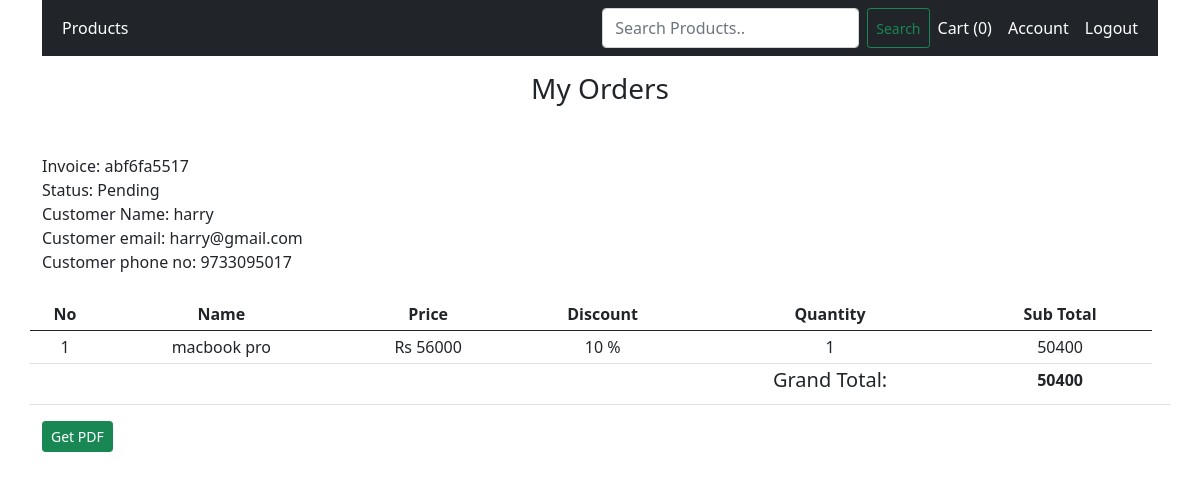
The page /orders/cd53b6de74 (signed in) on the database as committed earlier.
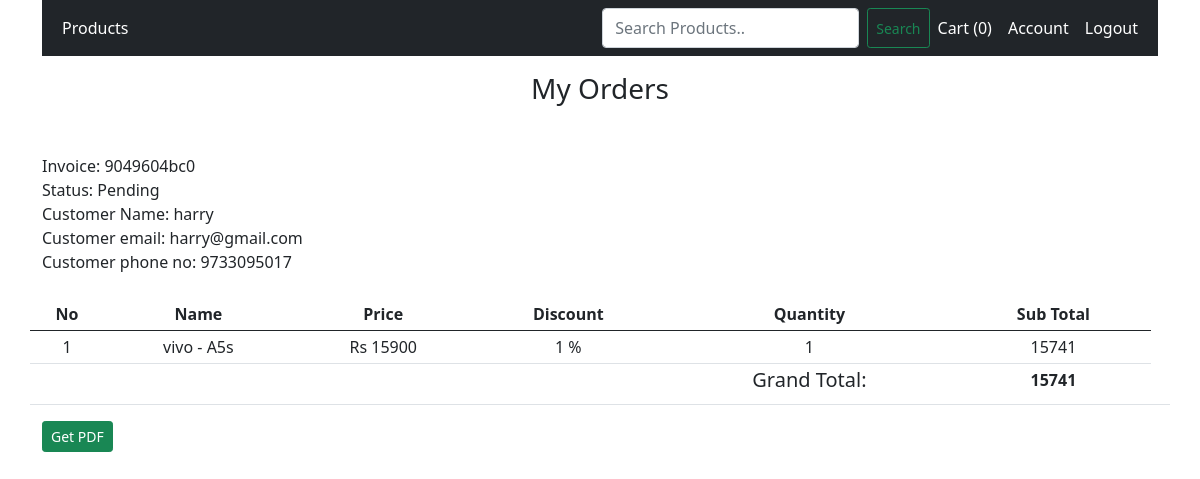
The same page on the database as committed later.
### shop/customers/models.py (models this page shows, shortened)
class Order(db.Model):
    id = db.Column(db.Integer, primary_key = True)
    invoice = db.Column(db.String(15), unique = True, nullable=False)
    status = db.Column(db.String(50), nullable = False, default = 'Pending')
    customer_id = db.Column(db.Integer, db.ForeignKey('customer.id'), nullable=False)
    order_date = db.Column(db.DateTime, nullable = False, default = datetime.utcnow)
    orders = db.Column(jsonEncodedDict)

### shop/customers/routes.py (the view)
@app.route('/orders/<invoice>')
@login_required
def order_detail(invoice):
    if current_user.is_authenticated:
        subtotal =0
        grandtotal =0
        customer_id = current_user.id
        get_the_customer = Customer.query.filter_by(id = customer_id).first()
        get_the_order = Order.query.filter_by(customer_id = customer_id).order_by(Order.id.desc()).first()
        for key, product in get_the_order.orders.items():
            discount = (product['discount']/100) * int(product['price'])
            subtotal = subtotal + int(product['quantity']) * int(product['price'])
            subtotal = subtotal - discount
            grandtotal = int(subtotal)
    else:
        return redirect(url_for('customer_login'))
    return render_template('customer/order.html',invoice = invoice, grandtotal = grandtotal, subtotal = subtotal,  get_the_order= get_the_order, get_the_customer = get_the_customer)

### shop/customers/models.py (called while the page is built)
@login_manager.user_loader
def user_loader(user_id):
    return Customer.query.get(int(user_id))

    def process_result_value(self, value, dialect):
        if value is None:
            return {}
        else:
            return json.loads(value)

### shop/templates/customer/order.html (shortened to what this page needs)
{% extends 'base.html' %}
{% block content %}
{% include 'navbar.html' %}
<h3 class="text-center mt-3"> My Orders</h3>
<div class="container mt-5">
    Invoice: {{ get_the_order.invoice }}
    <br>
    Status: {{ get_the_order.status}}   <br>
    Customer Name: {{ get_the_customer.name}}   <br>
    Customer email: {{ get_the_customer.email }}   <br>
    Customer phone no: {{ get_the_customer.contact }}<br><br>
    <div class="row">
        <table class="table table-sm  " style="text-align: center";>
<thead>
<th>No</th>
<th>Name</th>
<th>Price</th>
<th>Discount</th>
<th>Quantity</th>
<th>Sub Total</th>
</thead>
<tbody>
    {% for key, product in get_the_order.orders.items():  %}
    {% set val = ((product.discount/100) * product.price|float) %}
    <tr>
    <td>{{ loop.index }}</td>
    <td>{{product.name}}</td>
    <td>Rs {{product.price}}</td>
    {% if product.discount > 0 %}
    <td>{{product.discount}} %</td>
    {% else %}
    <td></td>
    {% endif %}
        <td>{{product.quantity}}</td>
    {% set subtotal = product.quantity|int * product.price|int %}
    <td>{{((subtotal|int) - val|int )}}</td>
</tr>
{% endfor %}
<tr>
    <td></td>
    <td></td>
    <td></td>
    <td></td>
    <td><h5 >Grand Total: </h5></td>
    <td> <b>{{ grandtotal }}</b></td>
    <td></td>
</tr>
</tbody>
        </table>
        <td>
        <form action="{{ url_for('get_pdf', invoice = get_the_order.invoice)}}" method="POST">
     <button type="submit" class="btn btn-sm btn-success float-right">Get PDF</button>
</form>
</td>
    </div>
</div>
{% endblock %}

Rows that differ between the two databases and show on the page:
no longer on this page (row unchanged): Order: invoice "abf6fa5517", status "Pending"
added Order: invoice "9049604bc0", status "Pending"
Other text that changed with them:
{{ grandtotal }}: "50400" → "15741"
new list line: "1 vivo - A5s Rs 15900 1 % 1 15741"
list line gone: "1 macbook pro Rs 56000 10 % 1 50400"
